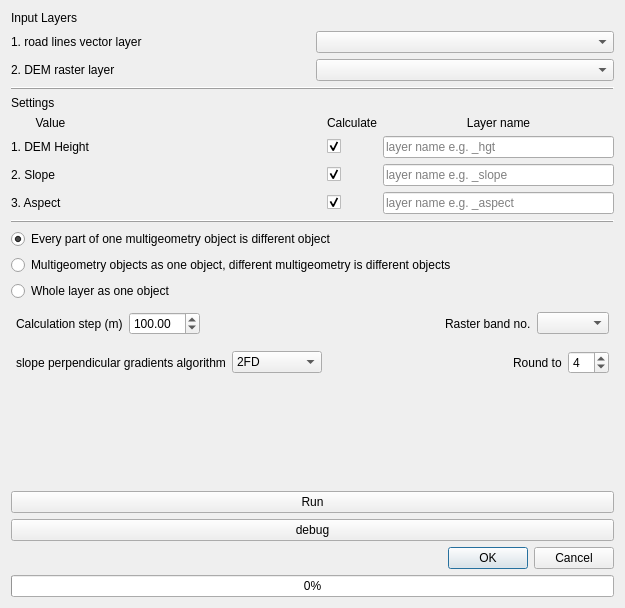
<?xml version="1.0" encoding="UTF-8"?>
<ui version="4.0">
 <class>DemRoadCalculatorDialogBase</class>
 <widget class="QDialog" name="DemRoadCalculatorDialogBase">
  <property name="geometry">
   <rect>
    <x>0</x>
    <y>0</y>
    <width>625</width>
    <height>608</height>
   </rect>
  </property>
  <property name="windowTitle">
   <string>Dem Road Calculator</string>
  </property>
  <layout class="QGridLayout" name="gridLayout_3">
   <item row="7" column="1">
    <widget class="QRadioButton" name="radioButton_option_multigeom_1">
     <property name="text">
      <string>Every part of one multigeometry object is different object</string>
     </property>
     <property name="checked">
      <bool>true</bool>
     </property>
    </widget>
   </item>
   <item row="6" column="1">
    <widget class="Line" name="line_2">
     <property name="frameShadow">
      <enum>QFrame::Raised</enum>
     </property>
     <property name="orientation">
      <enum>Qt::Horizontal</enum>
     </property>
    </widget>
   </item>
   <item row="12" column="1">
    <spacer name="verticalSpacer">
     <property name="orientation">
      <enum>Qt::Vertical</enum>
     </property>
     <property name="sizeHint" stdset="0">
      <size>
       <width>20</width>
       <height>73</height>
      </size>
     </property>
    </spacer>
   </item>
   <item row="16" column="1">
    <widget class="QProgressBar" name="progressBar">
     <property name="value">
      <number>0</number>
     </property>
    </widget>
   </item>
   <item row="0" column="1">
    <widget class="QLabel" name="label_3">
     <property name="text">
      <string>Input Layers</string>
     </property>
    </widget>
   </item>
   <item row="13" column="1">
    <widget class="QPushButton" name="pushButton_start">
     <property name="text">
      <string>Run</string>
     </property>
    </widget>
   </item>
   <item row="11" column="1">
    <layout class="QHBoxLayout" name="horizontalLayout_3">
     <property name="leftMargin">
      <number>5</number>
     </property>
     <property name="topMargin">
      <number>5</number>
     </property>
     <property name="rightMargin">
      <number>5</number>
     </property>
     <property name="bottomMargin">
      <number>5</number>
     </property>
     <item>
      <widget class="QLabel" name="label_11">
       <property name="text">
        <string>slope perpendicular gradients algorithm</string>
       </property>
      </widget>
     </item>
     <item>
      <widget class="QComboBox" name="comboBox_algorytm">
       <property name="sizePolicy">
        <sizepolicy hsizetype="Preferred" vsizetype="Fixed">
         <horstretch>0</horstretch>
         <verstretch>0</verstretch>
        </sizepolicy>
       </property>
       <item>
        <property name="text">
         <string>2FD</string>
        </property>
       </item>
       <item>
        <property name="text">
         <string>3FDWRD</string>
        </property>
       </item>
       <item>
        <property name="text">
         <string>3FD</string>
        </property>
       </item>
       <item>
        <property name="text">
         <string>3FDWRSD</string>
        </property>
       </item>
       <item>
        <property name="text">
         <string>FFD</string>
        </property>
       </item>
       <item>
        <property name="text">
         <string>SimpleD</string>
        </property>
       </item>
      </widget>
     </item>
     <item>
      <spacer name="horizontalSpacer_3">
       <property name="orientation">
        <enum>Qt::Horizontal</enum>
       </property>
       <property name="sizeHint" stdset="0">
        <size>
         <width>40</width>
         <height>20</height>
        </size>
       </property>
      </spacer>
     </item>
     <item>
      <widget class="QLabel" name="label_12">
       <property name="text">
        <string>Round to</string>
       </property>
      </widget>
     </item>
     <item>
      <widget class="QSpinBox" name="spinBox_roundVal">
       <property name="maximum">
        <number>10</number>
       </property>
       <property name="value">
        <number>4</number>
       </property>
      </widget>
     </item>
    </layout>
   </item>
   <item row="14" column="1">
    <widget class="QPushButton" name="pushButton_deb">
     <property name="text">
      <string>debug</string>
     </property>
    </widget>
   </item>
   <item row="2" column="1">
    <widget class="Line" name="line_3">
     <property name="frameShadow">
      <enum>QFrame::Raised</enum>
     </property>
     <property name="orientation">
      <enum>Qt::Horizontal</enum>
     </property>
    </widget>
   </item>
   <item row="10" column="1">
    <layout class="QHBoxLayout" name="horizontalLayout_2">
     <property name="leftMargin">
      <number>5</number>
     </property>
     <property name="topMargin">
      <number>5</number>
     </property>
     <property name="rightMargin">
      <number>5</number>
     </property>
     <property name="bottomMargin">
      <number>5</number>
     </property>
     <item>
      <widget class="QLabel" name="label_13">
       <property name="text">
        <string>Calculation step (m)</string>
       </property>
      </widget>
     </item>
     <item>
      <widget class="QDoubleSpinBox" name="doubleSpinBox_sample">
       <property name="minimum">
        <double>1.000000000000000</double>
       </property>
       <property name="maximum">
        <double>1000.000000000000000</double>
       </property>
       <property name="value">
        <double>100.000000000000000</double>
       </property>
      </widget>
     </item>
     <item>
      <spacer name="horizontalSpacer_2">
       <property name="orientation">
        <enum>Qt::Horizontal</enum>
       </property>
       <property name="sizeHint" stdset="0">
        <size>
         <width>40</width>
         <height>20</height>
        </size>
       </property>
      </spacer>
     </item>
     <item>
      <widget class="QLabel" name="label_14">
       <property name="text">
        <string>Raster band no.</string>
       </property>
      </widget>
     </item>
     <item>
      <widget class="QgsRasterBandComboBox" name="mRasterBandComboBox"/>
     </item>
    </layout>
   </item>
   <item row="5" column="1">
    <layout class="QGridLayout" name="gridLayout_2">
     <item row="1" column="2">
      <widget class="QCheckBox" name="checkBox_val_hgt">
       <property name="text">
        <string/>
       </property>
       <property name="checked">
        <bool>true</bool>
       </property>
      </widget>
     </item>
     <item row="2" column="0">
      <widget class="QLabel" name="label_6">
       <property name="text">
        <string>2. Slope</string>
       </property>
      </widget>
     </item>
     <item row="1" column="0">
      <widget class="QLabel" name="label_5">
       <property name="text">
        <string>1. DEM Height</string>
       </property>
      </widget>
     </item>
     <item row="3" column="0">
      <widget class="QLabel" name="label_7">
       <property name="text">
        <string>3. Aspect</string>
       </property>
      </widget>
     </item>
     <item row="3" column="2">
      <widget class="QCheckBox" name="checkBox_val_aspect">
       <property name="text">
        <string/>
       </property>
       <property name="checked">
        <bool>true</bool>
       </property>
      </widget>
     </item>
     <item row="2" column="2">
      <widget class="QCheckBox" name="checkBox_val_slope">
       <property name="text">
        <string/>
       </property>
       <property name="checked">
        <bool>true</bool>
       </property>
      </widget>
     </item>
     <item row="2" column="3">
      <widget class="QLineEdit" name="lineEdit_val_slope">
       <property name="placeholderText">
        <string>layer name e.g. _slope</string>
       </property>
      </widget>
     </item>
     <item row="1" column="1">
      <spacer name="horizontalSpacer">
       <property name="orientation">
        <enum>Qt::Horizontal</enum>
       </property>
       <property name="sizeHint" stdset="0">
        <size>
         <width>40</width>
         <height>20</height>
        </size>
       </property>
      </spacer>
     </item>
     <item row="3" column="3">
      <widget class="QLineEdit" name="lineEdit_val_aspect">
       <property name="placeholderText">
        <string>layer name e.g. _aspect</string>
       </property>
      </widget>
     </item>
     <item row="0" column="0">
      <widget class="QLabel" name="label_8">
       <property name="text">
        <string>Value</string>
       </property>
       <property name="alignment">
        <set>Qt::AlignCenter</set>
       </property>
      </widget>
     </item>
     <item row="1" column="3">
      <widget class="QLineEdit" name="lineEdit_val_hgt">
       <property name="placeholderText">
        <string>layer name e.g. _hgt</string>
       </property>
      </widget>
     </item>
     <item row="0" column="2">
      <widget class="QLabel" name="label_9">
       <property name="text">
        <string>Calculate</string>
       </property>
      </widget>
     </item>
     <item row="0" column="3">
      <widget class="QLabel" name="label_10">
       <property name="text">
        <string>Layer name</string>
       </property>
       <property name="alignment">
        <set>Qt::AlignCenter</set>
       </property>
      </widget>
     </item>
    </layout>
   </item>
   <item row="8" column="1">
    <widget class="QRadioButton" name="radioButton_option_multigeom_2">
     <property name="text">
      <string>Multigeometry objects as one object, different multigeometry is different objects</string>
     </property>
    </widget>
   </item>
   <item row="1" column="1">
    <layout class="QGridLayout" name="gridLayout">
     <item row="0" column="0">
      <widget class="QLabel" name="label">
       <property name="text">
        <string>1. road lines vector layer</string>
       </property>
      </widget>
     </item>
     <item row="1" column="0">
      <widget class="QLabel" name="label_2">
       <property name="text">
        <string>2. DEM raster layer</string>
       </property>
      </widget>
     </item>
     <item row="1" column="1">
      <widget class="QgsMapLayerComboBox" name="mMapLayerComboBox_DEM"/>
     </item>
     <item row="0" column="1">
      <widget class="QgsMapLayerComboBox" name="mMapLayerComboBox_lines"/>
     </item>
    </layout>
   </item>
   <item row="15" column="1">
    <widget class="QDialogButtonBox" name="button_box">
     <property name="orientation">
      <enum>Qt::Horizontal</enum>
     </property>
     <property name="standardButtons">
      <set>QDialogButtonBox::Cancel|QDialogButtonBox::Ok</set>
     </property>
    </widget>
   </item>
   <item row="4" column="1">
    <widget class="QLabel" name="label_4">
     <property name="text">
      <string>Settings</string>
     </property>
    </widget>
   </item>
   <item row="9" column="1">
    <widget class="QRadioButton" name="radioButton_option_multigeom_3">
     <property name="text">
      <string>Whole layer as one object</string>
     </property>
    </widget>
   </item>
  </layout>
 </widget>
 <customwidgets>
  <customwidget>
   <class>QgsMapLayerComboBox</class>
   <extends>QComboBox</extends>
   <header>qgsmaplayercombobox.h</header>
  </customwidget>
  <customwidget>
   <class>QgsRasterBandComboBox</class>
   <extends>QComboBox</extends>
   <header>qgsrasterbandcombobox.h</header>
  </customwidget>
 </customwidgets>
 <tabstops>
  <tabstop>mMapLayerComboBox_lines</tabstop>
  <tabstop>mMapLayerComboBox_DEM</tabstop>
  <tabstop>checkBox_val_hgt</tabstop>
  <tabstop>checkBox_val_slope</tabstop>
  <tabstop>checkBox_val_aspect</tabstop>
  <tabstop>lineEdit_val_hgt</tabstop>
  <tabstop>lineEdit_val_slope</tabstop>
  <tabstop>lineEdit_val_aspect</tabstop>
  <tabstop>doubleSpinBox_sample</tabstop>
  <tabstop>comboBox_algorytm</tabstop>
  <tabstop>spinBox_roundVal</tabstop>
 </tabstops>
 <resources/>
 <connections>
  <connection>
   <sender>button_box</sender>
   <signal>rejected()</signal>
   <receiver>DemRoadCalculatorDialogBase</receiver>
   <slot>reject()</slot>
   <hints>
    <hint type="sourcelabel">
     <x>221</x>
     <y>539</y>
    </hint>
    <hint type="destinationlabel">
     <x>61</x>
     <y>348</y>
    </hint>
   </hints>
  </connection>
  <connection>
   <sender>mMapLayerComboBox_DEM</sender>
   <signal>layerChanged(QgsMapLayer*)</signal>
   <receiver>mRasterBandComboBox</receiver>
   <slot>setLayer(QgsMapLayer*)</slot>
   <hints>
    <hint type="sourcelabel">
     <x>316</x>
     <y>93</y>
    </hint>
    <hint type="destinationlabel">
     <x>585</x>
     <y>323</y>
    </hint>
   </hints>
  </connection>
  <connection>
   <sender>checkBox_val_hgt</sender>
   <signal>toggled(bool)</signal>
   <receiver>lineEdit_val_hgt</receiver>
   <slot>setEnabled(bool)</slot>
   <hints>
    <hint type="sourcelabel">
     <x>335</x>
     <y>171</y>
    </hint>
    <hint type="destinationlabel">
     <x>425</x>
     <y>172</y>
    </hint>
   </hints>
  </connection>
  <connection>
   <sender>checkBox_val_slope</sender>
   <signal>toggled(bool)</signal>
   <receiver>lineEdit_val_slope</receiver>
   <slot>setEnabled(bool)</slot>
   <hints>
    <hint type="sourcelabel">
     <x>335</x>
     <y>204</y>
    </hint>
    <hint type="destinationlabel">
     <x>430</x>
     <y>203</y>
    </hint>
   </hints>
  </connection>
  <connection>
   <sender>checkBox_val_aspect</sender>
   <signal>toggled(bool)</signal>
   <receiver>lineEdit_val_aspect</receiver>
   <slot>setEnabled(bool)</slot>
   <hints>
    <hint type="sourcelabel">
     <x>337</x>
     <y>237</y>
    </hint>
    <hint type="destinationlabel">
     <x>463</x>
     <y>233</y>
    </hint>
   </hints>
  </connection>
 </connections>
</ui>
